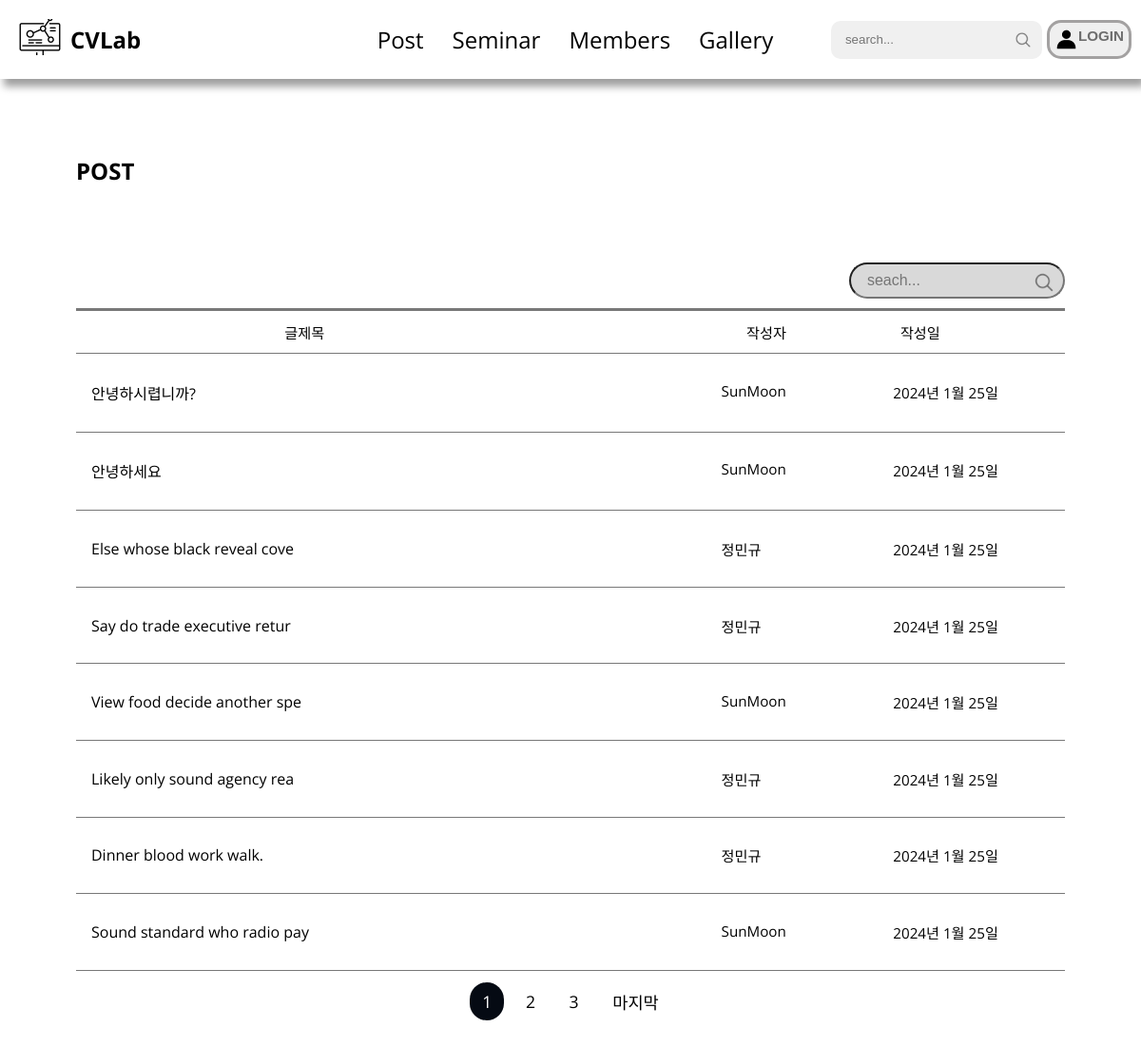
The app's page /posts/, older data.
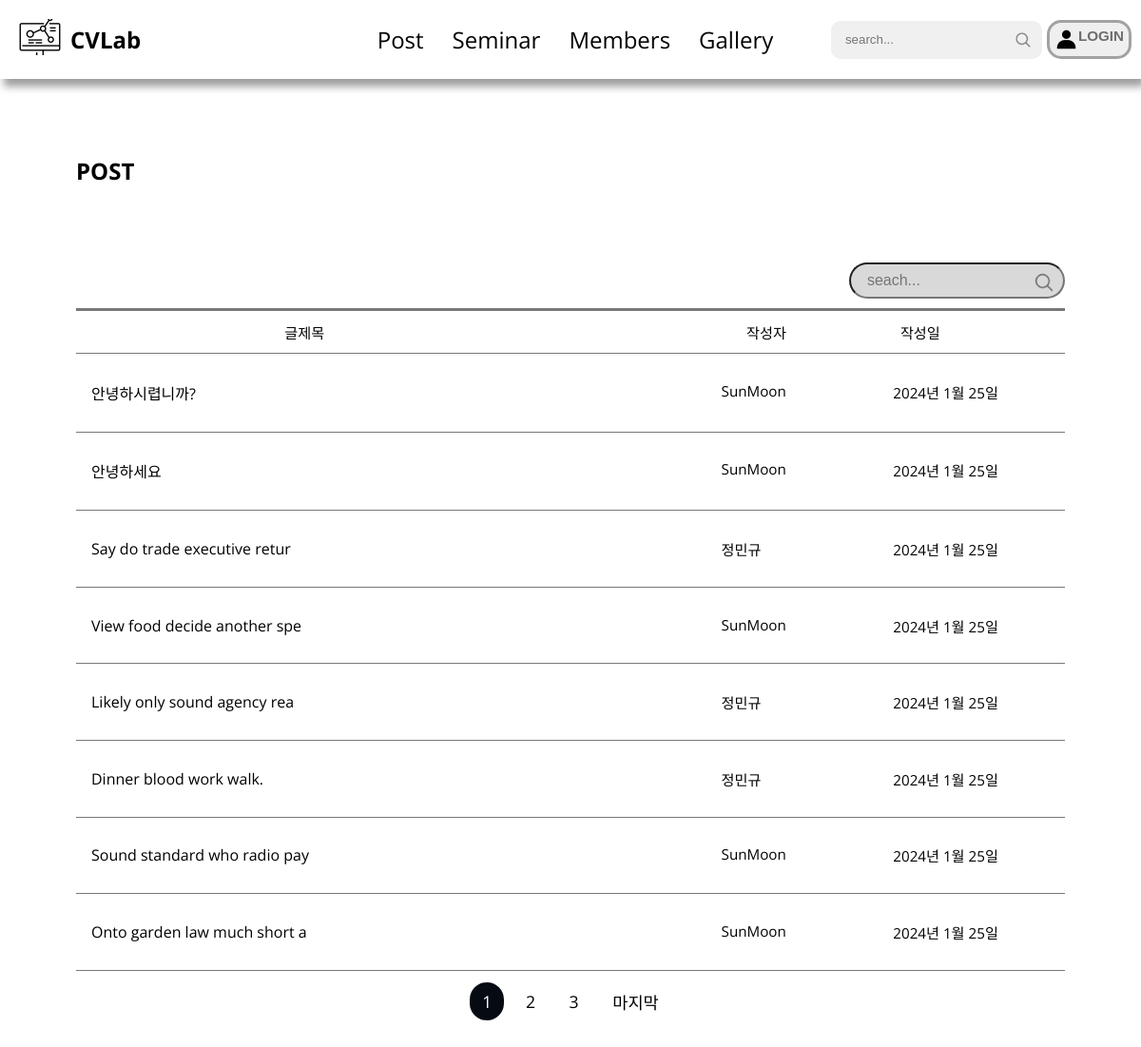
The same page, newer data.
### post/models.py (models this page shows, shortened)
class Post(models.Model):
    dt_created = models.DateTimeField(auto_now_add=True)
    dt_updated = models.DateTimeField(auto_now=True)
    title = models.CharField(max_length=30)
    content = models.TextField()
    author = models.ForeignKey(User, on_delete=models.CASCADE, related_name="posts")
    likes = GenericRelation(Like, related_query_name="post")
    dislikes = GenericRelation(Dislike, related_query_name="post")
    images = GenericRelation(Image, related_query_name="post")
    comments = GenericRelation(Comment, related_query_name="post")
    class Meta:
        ordering = ["-dt_created"]

### user/models.py (models this page shows, shortened)
class User(AbstractUser):
    nickname = models.CharField(
        max_length=15,
        unique=True,
        null=True,
        error_messages={"unique": "이미 사용중인 닉네임입니다."},
    )
    profile_pic = models.ImageField(
        default="default_profile_pic.jpg",
        upload_to="profile_pics",
        blank=True,
    )
    intro = models.CharField(max_length=60, blank=True)
    RANK_CHOICES = [
        (1, "user"),
        (2, "manager"),
        (3, "admin"),
    ]
    rank = models.IntegerField(choices=RANK_CHOICES, default=1)

### post/views.py (the view)
# urls.py: path("", views.PostListView.as_view(), name="post-list"),
class PostListView(ListView):
    model = Post
    context_object_name = "posts"
    template_name = "post/post_list.html"
    paginate_by = 8

### post/templates/post/post_list.html (shortened to what this page needs)
{% extends "base/base_with_navbar.html" %}
{% load static %}
{% block content %}
  <main>
    <section id="post" class="max-container">
      <div>
        <h1 class="post__title">POST</h1>
        <div class="search">
          <input type="search" class="search" placeholder="  seach..." />
          <img src="{% static 'post/images/search_icon.png' %}" class="search__icon" alt="" />
        </div>
      </div>
      <div class="bar" style="width: 100%"></div>
      <div class="category">
        <p>글제목</p>
        <p>작성자</p>
        <p>작성일</p>
      </div>
      <div class="post-post__container">
        <div class="bar--gray"></div>
        {% for post in posts %}
          <li class="post-post">
            <span><a href="{% url 'post-detail' post.id %}" >{{ post.title }}</a></span>
            <p>{{ post.author.nickname }}</p>
            <p>{{ post.dt_created|date:"Y년 n월 j일" }}</p>
          </li>
          <div class="bar--gray"></div>
        {% endfor %}
      </div>
      {% if is_paginated %}
        <ul class="pagination">
          {% for num in page_obj.paginator.page_range %}
            {% if page_obj.number == num %}
              <li><a class="number__list current" href="#">{{ num }}</a></li>
            {% elif num > page_obj.number|add:'-3' and num < page_obj.number|add:'3' %}
              <li><a class="number__list" href="?page={{ num }}">{{ num }}</a></li>
            {% endif %}
          {% endfor %}
          {% if page_obj.has_next %}
            <li><a class="number__list" href="?page={{ page_obj.paginator.num_pages }}">마지막</a></li>
          {% endif %}
        </ul>
      {% endif %}
    </section>
  </main>
{% endblock content %}

Row changes from the older to the newer data that the page shows:
removed Post: title "Else whose black reveal cove", author.nickname "정민규", dt_created "2024년 1월 25일"
now on this page (row unchanged): Post: title "Onto garden law much short a", author.nickname "SunMoon", dt_created "2024년 1월 25일"
